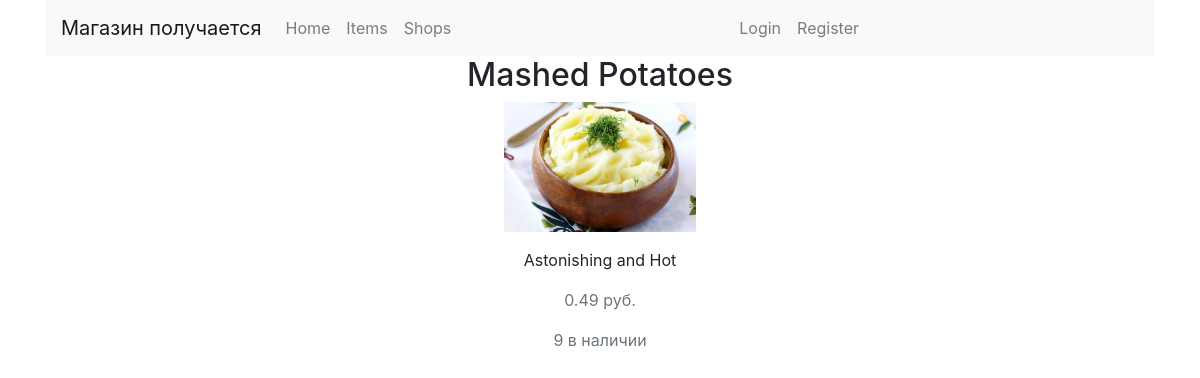
The app's page /2/mashed-potatoes/, older data.
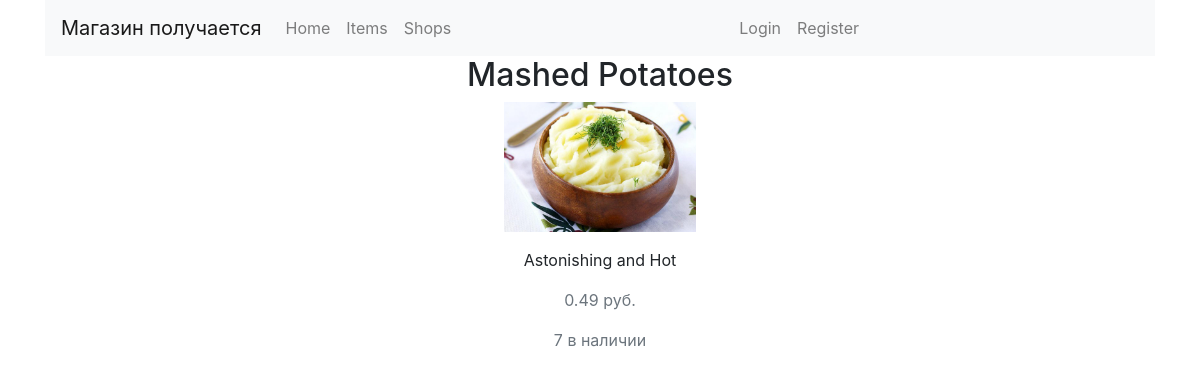
The same page, newer data.
### shop/models.py (models this page shows, shortened)
class Item(models.Model):
    category = models.ForeignKey(
        'Category',
        on_delete=models.CASCADE,
        related_name='items',
        verbose_name='Категория',
    )
    shop = models.ForeignKey(
        'Shop',
        on_delete=models.CASCADE,
        verbose_name='Магазин'
    )
    name = models.CharField(
        max_length=128,
        db_index=True,
        verbose_name='Наименование товара'
    )
    description = models.TextField(
        max_length=1024,
        verbose_name='Описание товара'
    )
    price = models.DecimalField(
        max_digits=10,
        decimal_places=2,
        verbose_name='Цена'
    )
    item_picture = models.ImageField(
        upload_to='uploads/shop/items/%Y/%m/%d',
        default=None,
        null=True,
        blank=True,
        verbose_name='Изображение предмета'
    )
    slug = models.SlugField(
        max_length=200,
        db_index=True
    )
    stock = models.PositiveIntegerField()
    available = models.BooleanField(
        default=True,
        verbose_name='Есть на складе'
    )
    created = models.DateTimeField(
        auto_now_add=True
    )
    updated = models.DateTimeField(
        auto_now=True
    )
    class Meta:
        verbose_name = 'Товар'
        verbose_name_plural = 'Товары'
        ordering = (
            'name',
        )
        index_together = (
            ('id', 'slug'),
        )

### shop/views.py (the view)
# urls.py: url(r'^(?P<id>\d+)/(?P<slug>[-\w]+)/$', item_detail, name='item_detail'),
def item_detail(request, id, slug):
    item = get_object_or_404(Item, id=id, slug=slug, available=True)
    cart_form = CartAddForm()
    return render(request, 'shop/item/item_detail.html', {'item': item, 'cart_form': cart_form})

### cart/context_processors.py (called while the page is built)
def cart(request):
    return {'cart': Cart(request)}

### shop/templates/shop/item/item_detail.html (shortened to what this page needs)
{% extends 'shop/base.html' %}
{% load static %}
{% load crispy_forms_tags %}
{% block body %}
    <div class="col-lg-6 offset-3" style="text-align: center;">
        <div class="content-section">
                <h2 class="account-heading">{{ item.name }}</h2>
                <p class="text-secondary">
                    {% if item.item_picture %}
                         <img src="{{ item.item_picture.url }}" style="max-width: 12rem;">
                    {% else %}
                        <p style="text-align: center">
                            Изображение отсутствует
                        </p>
                    {% endif %}
                </p>
                <p class="text-secondary">{{ item.description | linebreaks}}</p>
                <p class="text-secondary">{{ item.price }} руб.</p>
                <p class="text-secondary">{{ item.stock }} в наличии</p>
            </div>
        </div>
{% endblock %}

Row changes from the older to the newer data that the page shows:
changed Item "Mashed Potatoes": stock "9" → "7"
